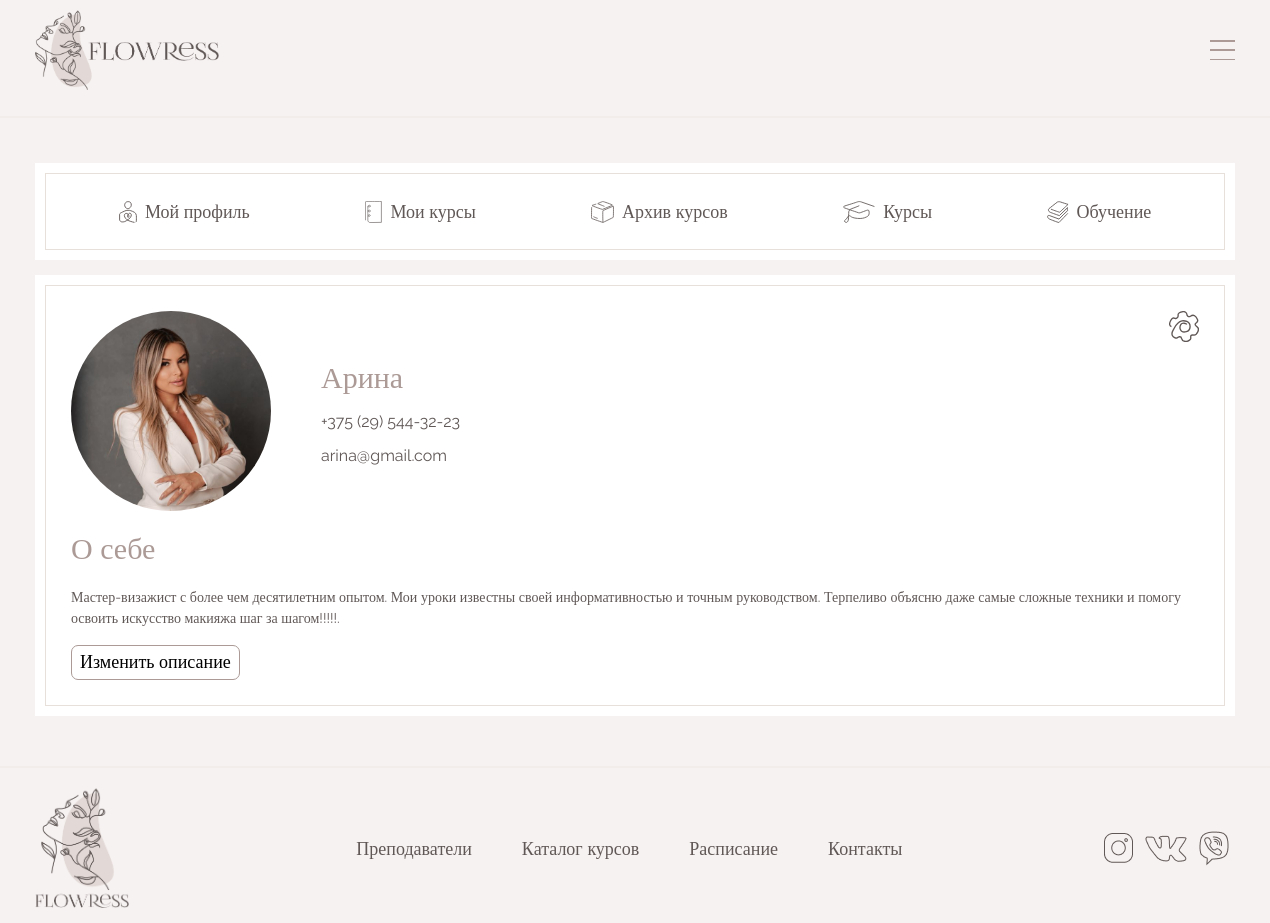
/master_panel.php (signed in), run on the app's committed database.
### tables this page shows
CREATE TABLE `User` (
  `ID` int UNSIGNED NOT NULL,
  `name` varchar(65) NOT NULL,
  `telephone` varchar(64) NOT NULL,
  `email` varchar(64) NOT NULL,
  `photo` varchar(256) DEFAULT 'default_profile_photo.jpg',
  `password` varchar(64) NOT NULL,
  `salt` int NOT NULL,
  `userType` varchar(64) NOT NULL DEFAULT 'user'
);

CREATE TABLE `Master` (
  `ID` int UNSIGNED NOT NULL,
  `ID_user` int UNSIGNED NOT NULL,
  `info` text
);

CREATE TABLE `Menu` (
  `ID` int UNSIGNED NOT NULL,
  `title` varchar(64) NOT NULL,
  `path` varchar(64) NOT NULL
);

### master_panel.php (shortened to what this page needs)
<!DOCTYPE html>
<html>
<head>
	<link rel="stylesheet" href="../../css/style.css" type="text/css">
	<link rel="stylesheet" href="../../css/profile_page_style.css" type="text/css">
	<link rel="stylesheet" href="../../css/master_profile_style.css" type="text/css">
	<link rel="stylesheet" href="../../css/course_item_style.css" type="text/css">
	<link rel="stylesheet" href="../../css/course_style.css" type="text/css">
	<link href="https://cdn.jsdelivr.net/npm/bootstrap@5.1.3/dist/css/bootstrap.min.css" rel="stylesheet">
</head>
<body>
	<?php require 'modules/page_elements/header.php';?>
	<div class="page-content">
		<div class="container">
			<div class="align-content-two-columns">
				<?php
				$user_id=$_SESSION['user']['id'];
				$userQuery="SELECT * FROM User WHERE ID='$user_id'";
				$user_result = mysqli_query($link, $userQuery);
				$user = mysqli_fetch_assoc($user_result);
				$user_name=$user['name'];
				$user_telephone=$user['telephone'];
				$user_email=$user['email'];
				$user_photo=$user['photo'];
				?>
				<div class="panel-bgr">
					<div class="panel">
						<ul class="tabs">
							<li class="tab" id='profile-tab'>
								<img src="images/icons/profile.svg" class="tab-icon">
								Мой профиль
							</li>
							<li class="tab" id='user-courses-tab'>
								<img src="images/icons/list.svg" class="tab-icon">
								Мои курсы
							</li>
							<li class="tab" id='user-archive-courses-tab'>
								<img src="images/icons/archive.svg" class="tab-icon">
								Архив курсов
							</li>
							<li class="tab" id='school-courses-tab'>
								<img src="images/icons/course.svg" class="tab-icon">
								Курсы
							</li>
							<li class="tab" id='education-tab'>
								<img src="images/icons/learning.svg" class="tab-icon">
								Обучение
							</li>
						</ul>
					</div>
				</div>
				<div class="block profile-body" style="display: block;" id="profile-block">
					<div class="profile_border">
						<div id="profile_content">
							<div class="align-profile-content">
								<div class="profile-info-block">
									<img src="images/users_photos/<?= $user_photo ?>" class="profile-img" id="profile-img" alt="Фото профиля">
									<div class='profile-info'>
										<div class="profile-name" id="profile-name1"><?= $user_name ?></div>
										<div class="profile-telephone" id="profile-telephone1"><?= $user_telephone ?></div>
										<div class="profile-email" id="profile-email1"><?= $user_email ?></div>
									</div>
								</div>
								<div class="edit-profile-btn">
									<img src="images/icons/edit_icon.svg" class="edit-icon">
								</div>
							</div>
						</div>
						<div class="master-info-block" id="profile-info1">
							<p class="profile-name" style='margin-top: 15px;'>О себе</p>
							<?php
								$masterInfoQuery = "SELECT Master.info, Master.ID FROM Master JOIN User ON User.ID=Master.ID_user WHERE User.ID=$user_id";
								$masterInfoResult = mysqli_query($link, $masterInfoQuery) or die("Ошибка".mysqli_error($link));
								if($masterInfoResult)
								{
									$masterInfo = mysqli_fetch_row($masterInfoResult);
									if ($masterInfo[0]!=null) {
										echo "<p id='master-info' class='master-info'>$masterInfo[0]</p>
										<button class='change-btn' id='change-master-info-btn'>Изменить описание</button>
										";
									} else {
										echo "Заполните описание о себе.<br>
										<button class='change-btn' id='change-master-info-btn'>Добавить описание</button>
										";
									}
								}
							?>
						</div>
					</div>
				</div>
		</div>
	</div>
	<?php require 'modules/page_elements/footer.php';?>
</body>
</html>

### modules/page_elements/footer.php (shortened to what this page needs)
<link rel="stylesheet" href="../../css/style.css" type="text/css">
<link rel="stylesheet" href="../../css/header_style.css" type="text/css">
<link rel="stylesheet" href="../../css/footer_style.css" type="text/css">
<footer class="footer">
	<hr class="border-style">
	<div class="container">
		<div class="footer-body">
			<a href="index.php">
				<img src="images/logo_vertical.png" class="footer-logo">
			</a>
			<nav class="footer-menu">
				<ul class="footer-list">
					<?php
					require_once'C:\OSPanel\domains\flowress\connect\connect_database.php';
					$query = "SELECT * FROM Menu";
					$result = mysqli_query($link, $query) or die("Ошибка выполнения запроса".
						mysqli_error($link));
					for ($i=0; $i<mysqli_num_rows($result); $i++) {
						$menu = mysqli_fetch_assoc($result);
						echo "<li><a class='header-link' href=".$menu['path'].">".$menu['title']."</a></li>";
					}
					?>
				</ul>
			</nav>
			<div class="social-networks">
				<img src="images/inst.png">
				<img src="images/vk.png">
				<img src="images/viber.png">
			</div>
		</div>
	</div>
</footer>

### css/style.css (style rules this page uses)
*, *::before, *::after { padding: 0; margin:0; border: 0; box-sizing: border-box; }
a { text-decoration: none; color: black; }
ul, ol, li { list-style: none; display: block; }
img { vertical-align: top; }
html { height: 100%; }
body { width:100%; padding: 0; margin: 0; background-color: #F6F2F1; font-family: 'Raleway'; color: #605857; font-size: 16px; text-align: left; min-height: 100%; display: grid; grid-template-rows: auto 1fr auto; }
.container { max-width: 1200px; box-sizing: content-box; margin: 0 auto; padding: 0px 50px; }
.border-style { border: 0.7px solid #E7DFDA; margin-bottom: 5px; }
.block { position: relative; }
.tab { font-size: 18px; display: flex; align-items: center; margin: 9px 0px; }
.tab-icon { margin-right: 8px; height: 22px; }
.align-content-two-columns { display: flex; flex-direction: row; justify-content: flex-start; align-items: flex-start; margin-top: 40px; }
@media screen and (max-device-width: 992px) { .align-content-two-columns { flex-direction: column; } }
@media screen and (max-device-width: 992px) { body { font-size: 14px; } }
@media screen and (max-device-width: 992px) { .container { padding: 0px 30px; } }
.footer { position: relative; }
.footer-menu { display: flex; }
.footer-list { display: flex; }
.footer-list li { list-style: none; margin: 0px 35px; color:#605857; font-size: 14px; }
@media screen and (max-device-width: 992px) { .footer-list li { margin: 0px 25px; } }

### css/profile_page_style.css (style rules this page uses)
.panel-bgr { background-color: white; width: 25%; padding: 10px; margin-right: 40px; }
.panel { padding: 10px; border: 0.7px solid #E7DFDA; }
.profile-body { display: flex; flex-direction: column; background-color: white; padding: 10px; width: 100%; display:block; }
.profile_border { border: 0.7px solid #E7DFDA; padding: 25px; }
.profile-info-block { display: flex; }
.align-profile-content { display: flex; justify-content: space-between; }
.profile-img { border-radius: 50%; object-fit: cover; width: 200px; height: 200px; }
.profile-info { display: flex; flex-direction: column; justify-content: center; margin-left: 50px; }
.profile-name { font-family: 'Lighthaus'; font-size: 30px; color: #ab9a96; }
.profile-telephone { margin: 10px 0px; font-size: 16px; }
.profile-email { font-size: 16px; }
.block { display: none; width: 100%; }
.edit-icon { width: 30px; height: fit-content; }
.edit-profile-btn { height: 35px; background-color: white; border: 0px; }
.change-btn { margin-top: 15px; padding: 3px 8px; border: 0.7px solid #ab9a96; border-radius: 7px; background-color: white; font-family: 'Lighthaus'; font-size: 18px; display: flex; flex-direction: row; align-items: center; }
@media screen and (max-device-width: 992px) { .panel-bgr { width: 100%; margin-bottom: 15px; margin-right: 0px; } }
@media screen and (max-device-width: 992px) { .tabs { display: flex; flex-direction: row; justify-content: space-around; flex-wrap: wrap; } }
@media screen and (max-device-width: 992px) { .tab { margin: 5px; } }
.edit-icon { transform: scale(1.02); transition: all 0.5s ease 0s; -webkit-transition: all 0.5s ease 0s; -moz-transition: all 0.5s ease 0s; -o-transition: all 0.5s ease 0s; -ms-trasition: all 0.5s ease 0s; cursor: pointer; }

### css/master_profile_style.css (style rules this page uses)
.tabs { padding: 5px; margin: 0px; }

### css/header_style.css (style rules this page uses)
.header-link { color: #605857; font-size: 18px; text-decoration: none; font-weight: 300; position: relative; transition: 0.2s all; cursor: pointer; }
.header-link::after { display: block; content: ""; position: absolute; left: 50%; transform: translateX(-50%); opacity: 0; bottom: -10px; width: 90%; height: 0.5px; background-color: #605857; transition: 0.4s all; }

### css/footer_style.css (style rules this page uses)
.footer { margin-top: 50px; }
.footer-body { position: relative; display: flex; justify-content: space-between; align-items: center; padding: 15px 0px; width: 100%; }
.footer-logo { height: 120px; }
.footer-menu { display: flex; flex-direction: row; }
.footer-list { display: flex; align-items: center; margin: 0px; }
.social-networks { display: flex; align-items: center; }
.social-networks * { margin: 0px 6px; }

### data on the page
user: photo (picture), name "Арина", telephone "+375 (29) 544-32-23", email "arina@gmail.com"
master: info "Мастер-визажист с более чем десятилетним опытом. Мои уроки известны своей информативностью и точным руководством. Терпеливо объясню даже самые сложные техники и помогу освоить искусство макияжа шаг за шагом!!!!!."
menu: title "Преподаватели"
menu: title "Каталог курсов"
menu: title "Расписание"
menu: title "Контакты"
